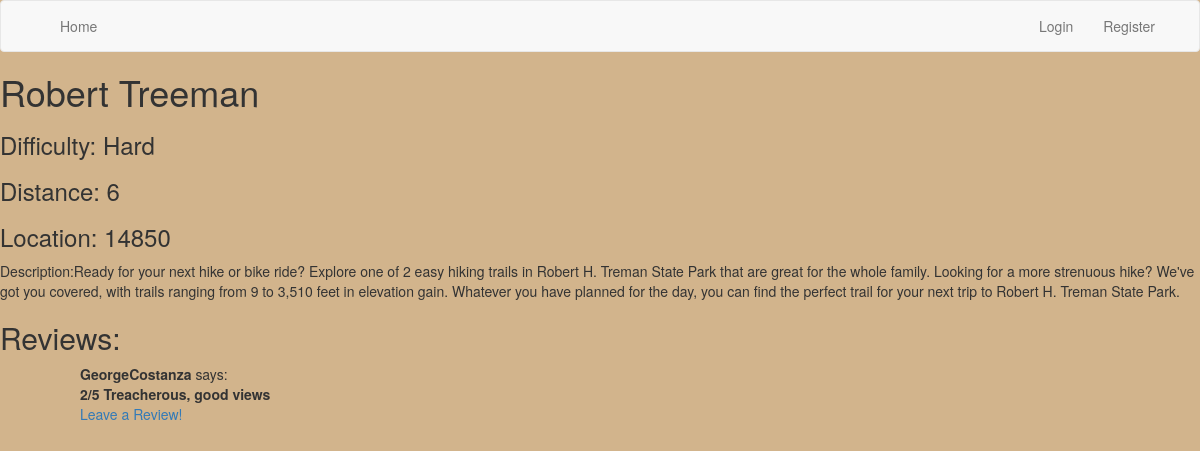
Page /trailAndReview/Robert Treeman on the earlier database version.
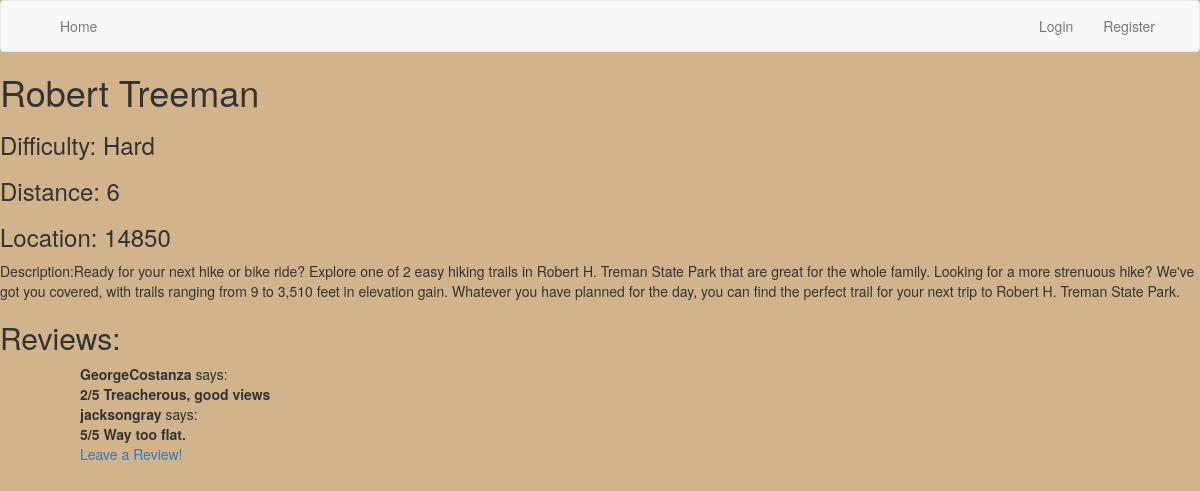
Same page on the later database version.
### app/models.py (models this page shows, shortened)
class Trail(db.Model):
    id = db.Column(db.Integer, primary_key=True)
    name = db.Column(db.String(64), index=True, unique=True)
    distance = db.Column(db.Integer, index=True)
    difficulty = db.Column(db.String(64), index=True)
    location = db.Column(db.String(64), index=True)
    description = db.Column(db.String(64), index=True)
    t2rs = db.relationship('TrailToReview', backref='trail', lazy='dynamic')

class TrailToReview(db.Model):
    id = db.Column(db.Integer, primary_key=True)
    trail_id = db.Column(db.Integer, db.ForeignKey('trail.id'))
    review_id = db.Column(db.Integer, db.ForeignKey('review.id'))

class User(UserMixin, db.Model):
    id = db.Column(db.Integer, primary_key=True)
    username = db.Column(db.String(64), index=True, unique=True)
    email = db.Column(db.String(120), index=True, unique=True)
    password_hash = db.Column(db.String(128))
    reviews = db.relationship('Review', backref='user', lazy='dynamic')

class Review(db.Model):
    id = db.Column(db.Integer, primary_key=True)
    userID = db.Column(db.Integer, db.ForeignKey('user.id'))
    rating = db.Column(db.Integer)
    description = db.Column(db.String(256))
    t2rs = db.relationship('TrailToReview', backref='review', lazy='dynamic')

### app/routes.py (the view)
@app.route('/trailAndReview/<name>')
def trail(name):
    trail = Trail.query.filter(Trail.name == name).first()
    return render_template('trailAndReview.html', trail=trail)

### app/templates/trailAndReview.html (shortened to what this page needs)
{% extends 'base.html' %}
{%  block content %}
<html lang="en">
<head>
</head>
<body>
<h1>{{ trail.name }}</h1>
<h3> Difficulty: {{ trail.difficulty }}</h3>
<h3>Distance: {{ trail.distance }}</h3>
<h3>Location: {{trail.location}}</h3>
Description:{{trail.description}}
<h2>Reviews:</h2>
<ul>
     {% for t2r in trail.t2rs %}
         <ul>
             <b>{{t2r.review.user.username}}</b>
             says:
             <br>
             <b>{{t2r.review.rating}}/5</b>
            <b>{{ t2r.review.description }}</b>
         </ul>
     {% endfor %}
    <ul><a href="{{ url_for('trailreview',name=trail.name) }}">Leave a Review!</a></ul>
</ul>
</body>
</html>
{% endblock %}

### app/templates/base.html (shortened to what this page needs)
{% extends "bootstrap/base.html" %}
{% block styles %}
{{super()}}
<link rel="stylesheet"
      href="{{url_for('.static', filename='trails.css')}}">
{% endblock %}
{% block navbar %}
    <nav class="navbar navbar-default">
        <div class="container">
            <div class="collapse navbar-collapse" id="bs-example-navbar-collapse-1">
                <ul class="nav navbar-nav">
                    <li><a href="{{ url_for('index') }}">Home</a></li>
                </ul>
                <ul class="nav navbar-nav navbar-right">
                    {% if current_user.is_anonymous %}
                    <li><a href="{{ url_for('login') }}">Login</a></li>
                    <li><a href="{{ url_for('register')}}">Register</a></li>
                    {% else %}
                    <li><a href="{{ url_for('register', username=current_user.username) }}"></a></li>
                    <li><a href="{{ url_for('logout') }}">Logout</a></li>
                    <li><a href="{{ url_for('newreview') }}">Leave a Review!</a></li>
                    <li><a href="{{ url_for('myreviews') }}">My reviews</a></li>
                    {% endif %}
                </ul>
            </div>
        </div>
    </nav>
{% endblock %}

### app/static/trails.css (style rules this page uses)
body { background-color: tan; }
* { box-sizing:border-box }

Differences in the rows shown:
added TrailToReview: review.user.username "jacksongray", review.rating "5", review.description "Way too flat."
